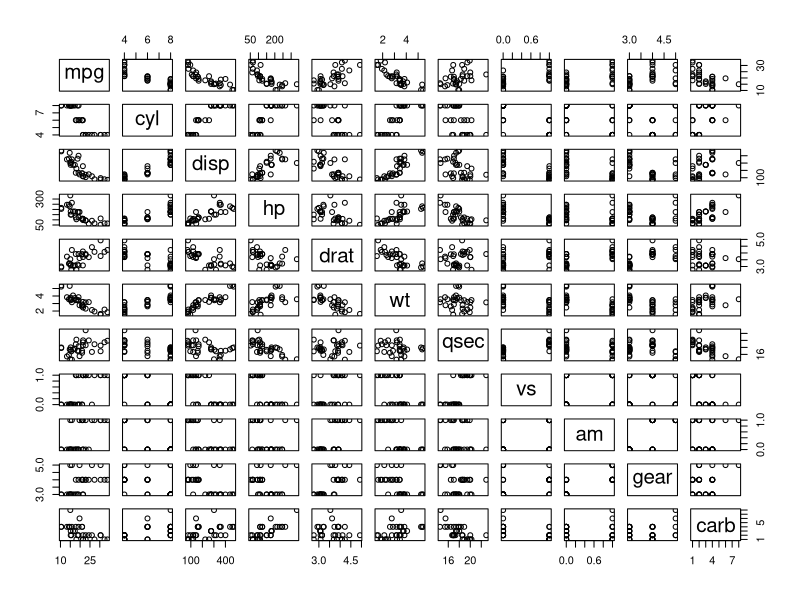
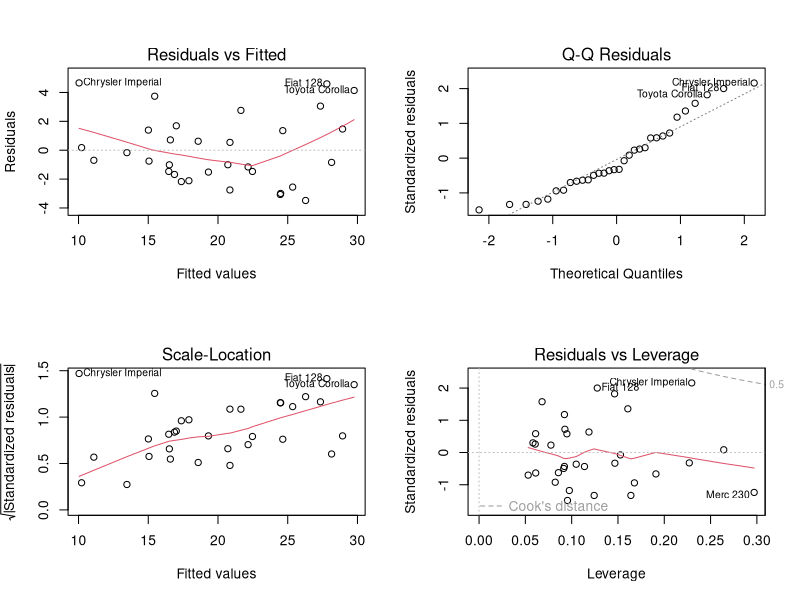

Here is the R script that generated these plots, in order:
## ---- chunk 1
knitr::opts_chunk$set(echo = TRUE)
## ---- chunk 2
library(datasets); data(mtcars); str(mtcars)
## ---- chunk 3
pairs(mtcars)
## ---- chunk 4
firstmdl <- lm(mpg ~ am, data = mtcars); summary(firstmdl)$coef
## ---- chunk 5
allmdl <- lm(mpg ~ ., data = mtcars); summary(allmdl)$coef
## ---- chunk 6
testmdl <- lm(mpg ~ wt + hp + qsec + am, data = mtcars); summary(testmdl)$coef
## ---- chunk 7
finalmdl <- lm(mpg ~ wt + qsec + am, data = mtcars); summary(finalmdl)
## ---- chunk 8
anova(firstmdl, finalmdl,testmdl,allmdl)
## ---- chunk 9
par(mfrow=c(2,2)); plot(finalmdl)
